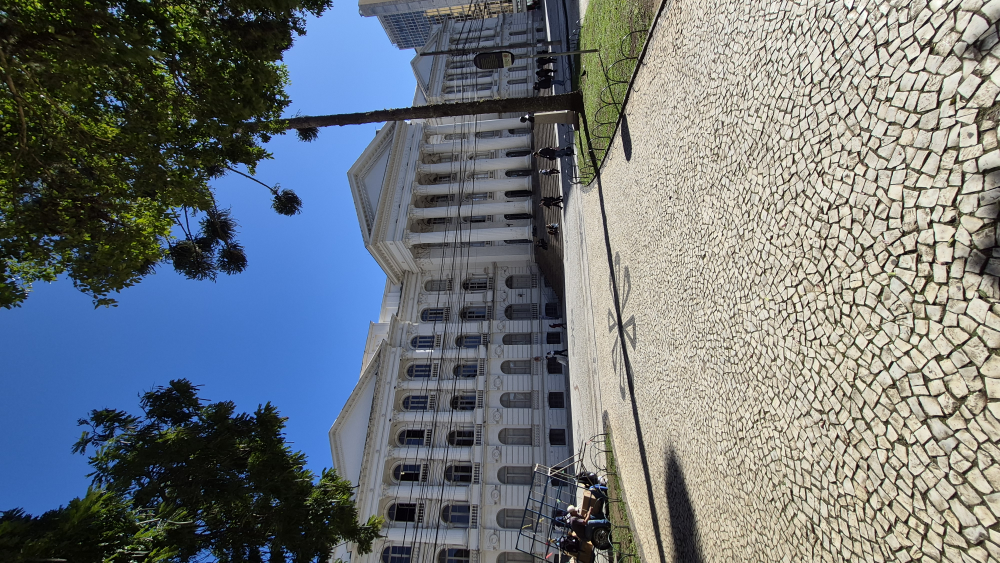
#> input picture img/0.jpg, 4000 x 2252 px (shown at 1/4 size); its folder holds only this picture in this run
$ python classificador.py   (older library calls are emulated)
#> lines starting #> are read from the running program, lines starting #| are printed output that depends on the picture
import cv2
import os
import numpy as np
from sklearn.cluster import KMeans
from sklearn.preprocessing import StandardScaler

# PRE PROCESSAMENTO

diretorio_script = os.path.dirname(os.path.abspath(__file__))           #caminho atual
pasta_origem = os.path.join(diretorio_script, '../img')                 #pasta com as imagens originais
pasta_destino = os.path.join(diretorio_script, '../img_proc')           #pasta com as imagens normalizadas, escala de cinza e 512x512
pasta_resultados = os.path.join(diretorio_script, '../img_resultados')  # Nova pasta para saída

#se nao existir cria as pastas
if not os.path.exists(pasta_destino):
    os.makedirs(pasta_destino)
if not os.path.exists(pasta_resultados):
    os.makedirs(pasta_resultados)

#listas dos arquivos mantidos na memoria e dos nomes
imagens_prontas = []
nomes_arquivos = [] # Precisamos guardar a ordem dos nomes para salvar no final

#percorre os arquivos da entrada
for nome_arquivo in os.listdir(pasta_origem):
    caminho_completo = os.path.join(pasta_origem, nome_arquivo)
    imagem = cv2.imread(caminho_completo, cv2.IMREAD_GRAYSCALE) #abre eles em escala de cinza
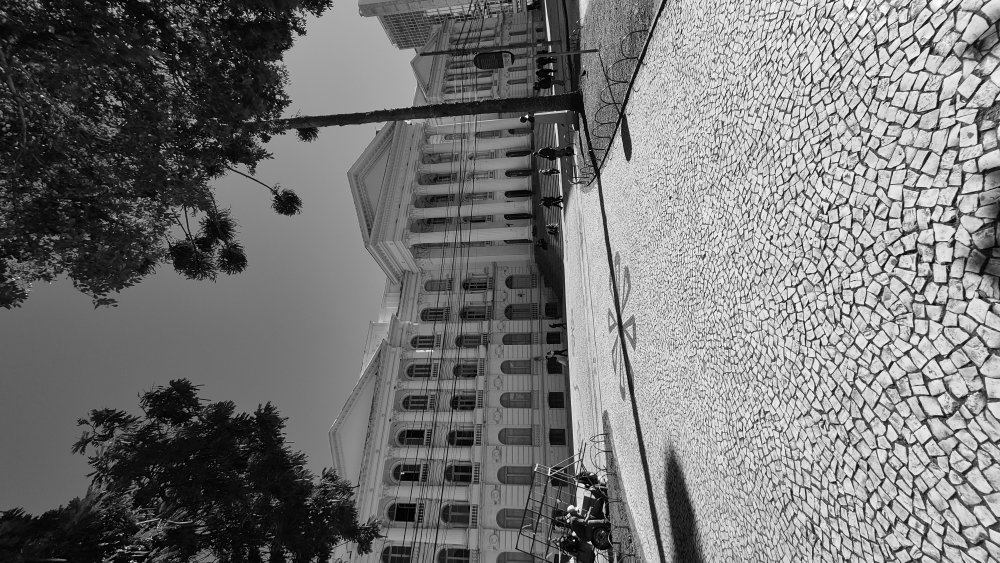
#> imagem: shape (2252, 4000) (shown at 1/4 size); min 0, max 255, mean 116.2

    if imagem is not None: #verifica se a imagem foi carregada
        imagem_padronizada = cv2.resize(imagem, (512, 512))         #redimensiona
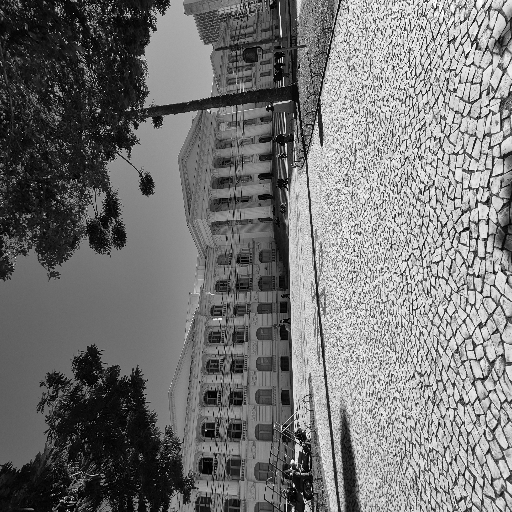
#> imagem_padronizada: shape (512, 512); min 0, max 255, mean 116.2
        caminho_saida = os.path.join(pasta_destino, nome_arquivo)   #caminho da saida
        cv2.imwrite(caminho_saida, imagem_padronizada)              #escreve a imagem

        imagens_prontas.append(imagem_padronizada)                  #append na lista mantida na memoria
        nomes_arquivos.append(nome_arquivo)                         #append do nome associado a imagem no indice

print(f"Pré-processamento: {len(imagens_prontas)} imagens carregadas na memória.")
#| Pré-processamento: 1 imagens carregadas na memória.


if len(imagens_prontas) == 0:
    print("ERRO: Nenhuma imagem processada.")
    exit()


# DEFINE DOS KERNELS
kernel_h = np.array([[-1, -2, -1], [ 0,  0,  0], [ 1,  2,  1]])
kernel_v = np.array([[-1,  0,  1], [-2,  0,  2], [-1,  0,  1]])
kernel_45 = np.array([[ 0,  1,  2], [-1,  0,  1], [-2, -1,  0]])
kernel_135 = np.array([[-2, -1,  0], [-1,  0,  1], [ 0,  1,  2]])
kernel_c = np.array([[-1, -1, -1], [-1,  8, -1], [-1, -1, -1]])

def aplicar_filtros(imagem):
    return {
        'h': np.abs(cv2.filter2D(imagem, cv2.CV_64F, kernel_h)),
        'v': np.abs(cv2.filter2D(imagem, cv2.CV_64F, kernel_v)),
        '45': np.abs(cv2.filter2D(imagem, cv2.CV_64F, kernel_45)),
        '135': np.abs(cv2.filter2D(imagem, cv2.CV_64F, kernel_135)),
        'c': np.abs(cv2.filter2D(imagem, cv2.CV_64F, kernel_c))
    }

# EXTRACAO DE CARACTERISTICAS

#vetores de caracteristicas das imagens
lista_com_todos_os_vetores = []

print("Iniciando extracao de caracteristicas...")
for idx, escala_1 in enumerate(imagens_prontas):

    #Passa a gaussiana nas imagens e cria as escalas reduzidas
    #Ja temos em 512x512, reduz pela metade cada dimensao e cria em 256x256 e 128x128
    borrada_1 = cv2.GaussianBlur(escala_1, (5, 5), 0)
    escala_2 = cv2.resize(borrada_1, (256, 256))
    borrada_2 = cv2.GaussianBlur(escala_2, (5, 5), 0)
    escala_3 = cv2.resize(borrada_2, (128, 128))

    # Aplica filtros nas 3 escalas
    filtros_e1 = aplicar_filtros(escala_1)
    filtros_e2 = aplicar_filtros(escala_2)
    filtros_e3 = aplicar_filtros(escala_3)

    # Laço de recortes
    for y in range(0, 512, 32):
        for x in range(0, 512, 32):

            # PARA CADA ESCALA TEM UMA JANELA DIFERENTE
            # Aplica os kernels e as outras metricas na janela atual da imagem
            # np.mean(j1) tira a media da janela
            # np.std(j1) tira o desvio padrao
            # np.max(j1) - np.min(j1) tira a amplitude dos valores
            # os demais sao os kernels, horizontal, vertical, circular, 45 e 135graus

            # Escala 1 (32x32)
            l1=32
            j1 = escala_1[y:y+l1, x:x+l1]
            v1 = [np.mean(j1), np.std(j1), np.max(j1) - np.min(j1),
                  np.mean(filtros_e1['h'][y:y+l1, x:x+l1]), np.mean(filtros_e1['v'][y:y+l1, x:x+l1]),
                  np.mean(filtros_e1['45'][y:y+l1, x:x+l1]), np.mean(filtros_e1['135'][y:y+l1, x:x+l1]),
                  np.mean(filtros_e1['c'][y:y+l1, x:x+l1])]

            # Escala 2 (16x16)
            l2=16
            y2, x2 = y // 2, x // 2
            j2 = escala_2[y2:y2+l2, x2:x2+l2]
            v2 = [np.mean(j2), np.std(j2), np.max(j2) - np.min(j2),
                  np.mean(filtros_e2['h'][y2:y2+l2, x2:x2+l2]), np.mean(filtros_e2['v'][y2:y2+l2, x2:x2+l2]),
                  np.mean(filtros_e2['45'][y2:y2+l2, x2:x2+l2]), np.mean(filtros_e2['135'][y2:y2+l2, x2:x2+l2]),
                  np.mean(filtros_e2['c'][y2:y2+l2, x2:x2+l2])]

            # Escala 3 (8x8)
            l3=8
            y3, x3 = y // 4, x // 4
            j3 = escala_3[y3:y3+l3, x3:x3+l3]
            v3 = [np.mean(j3), np.std(j3), np.max(j3) - np.min(j3),
                  np.mean(filtros_e3['h'][y3:y3+l3, x3:x3+l3]), np.mean(filtros_e3['v'][y3:y3+l3, x3:x3+l3]),
                  np.mean(filtros_e3['45'][y3:y3+l3, x3:x3+l3]), np.mean(filtros_e3['135'][y3:y3+l3, x3:x3+l3]),
                  np.mean(filtros_e3['c'][y3:y3+l3, x3:x3+l3])]

            # Agrupa os valores no vetor
            lista_com_todos_os_vetores.append(v1 + v2 + v3)
#> this loop made 1 pass
#> pass 1, `borrada_2 = cv2.GaussianBlur(escala_2, (5, 5), 0)`:
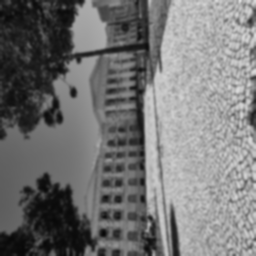
#> borrada_2: shape (256, 256); min 7, max 220, mean 116.3
#> after the loop:
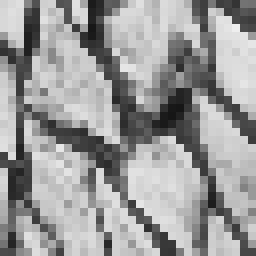
#> j1: shape (32, 32) (shown 8 times larger); min 22, max 238, mean 154.9
#> after the loop, lista_com_todos_os_vetores = 256 items

# AGRUPAMENTO K-MEANS
print(f"Treinando K-Means com {len(lista_com_todos_os_vetores)} vetores...")
#> (printed output is left out)
matriz_vetores = np.array(lista_com_todos_os_vetores) #Como o kmeans recebe uma matriz, colocamos os vetores numa matriz

# Aplica normalização global (média 0, desvio padrão 1)
padronizador = StandardScaler()
matriz_normalizada = padronizador.fit_transform(matriz_vetores)
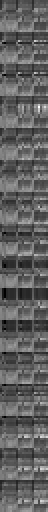
#> matriz_normalizada: shape (256, 24) float64 (shown 2 times larger); min -3.09, max 5.02, mean -4.63e-18; drawn with min black and max white

#Parametros do algoritmo de clustering, que vai fazer o agrupamento dos vetores de caracteristicas
kmeans = KMeans(n_clusters=6, random_state=42)
kmeans.fit(matriz_normalizada)
grupos_globais = kmeans.labels_


# Grupo de cores com varias cores para testar varios numeros de K do kmeans
cores_dos_grupos = [
    (0, 0, 255),      # 0: Vermelho
    (0, 255, 0),      # 1: Verde
    (255, 0, 0),      # 2: Azul
    (0, 255, 255),    # 3: Amarelo
    (255, 0, 255),    # 4: Magenta
    (255, 255, 0),    # 5: Ciano
    (0, 165, 255),    # 6: Laranja
    (255, 255, 255),  # 7: Branco
    (128, 0, 128),    # 8: Púrpura Escuro
    (0, 100, 0),      # 9: Verde Escuro
    (147, 20, 255),   # 10: Rosa Forte (Deep Pink)
    (0, 215, 255),    # 11: Dourado (Gold)
    (30, 105, 210),   # 12: Marrom (Chocolate)
    (211, 0, 148),    # 13: Violeta (Dark Violet)
    (113, 204, 46),   # 14: Verde Folha (Sea Green)
    (130, 0, 75)      # 15: Índigo Escuro
]

indice_global = 0
print("Pintando imagens...")

# Itera novamente sobre as imagens originais para desenhar
for idx, escala_1 in enumerate(imagens_prontas):
    imagem_colorida = cv2.cvtColor(escala_1, cv2.COLOR_GRAY2BGR)
    camada_pintura = imagem_colorida.copy()

    for y in range(0, 512, 32):
        for x in range(0, 512, 32):
            cor = cores_dos_grupos[grupos_globais[indice_global]]
            cv2.rectangle(camada_pintura, (x, y), (x+32, y+32), cor, -1)
            indice_global += 1

    # Aplica transparencia
    resultado_final = cv2.addWeighted(camada_pintura, 0.4, imagem_colorida, 0.6, 0)

    # Salva no disco
    nome_arquivo_saida = nomes_arquivos[idx]
    caminho_final = os.path.join(pasta_resultados, f"kmeans_{nome_arquivo_saida}")
    cv2.imwrite(caminho_final, resultado_final)
#> this loop made 1 pass
#> nome_arquivo_saida on pass 1: '0.jpg'
#> pass 1, `resultado_final = cv2.addWeighted(camada_pintura, 0.4, imagem_colorida..`:
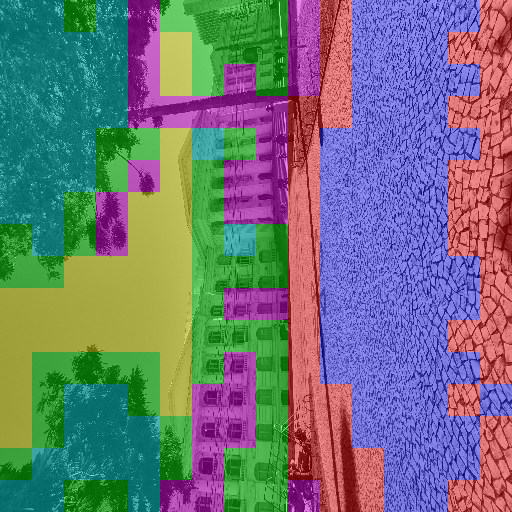
#> resultado_final: shape (512, 512, 3); mean B, G, R 122.3, 116.3, 111.5
#> after the loop:
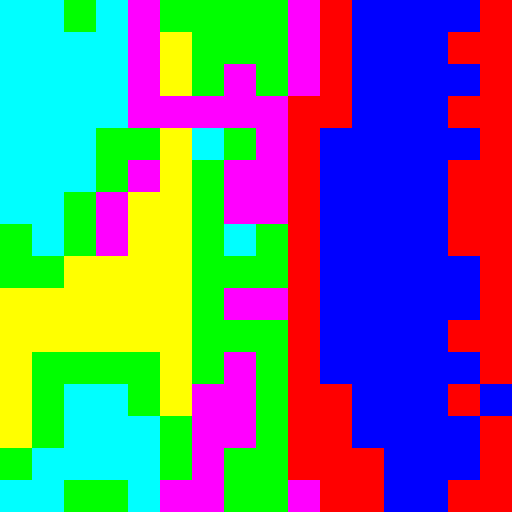
#> camada_pintura: shape (512, 512, 3); mean B, G, R 131.5, 116.5, 104.6
#> after the loop, indice_global = 256

print("Processamento em lote concluído com sucesso.")

$ run again, on img/11.jpeg
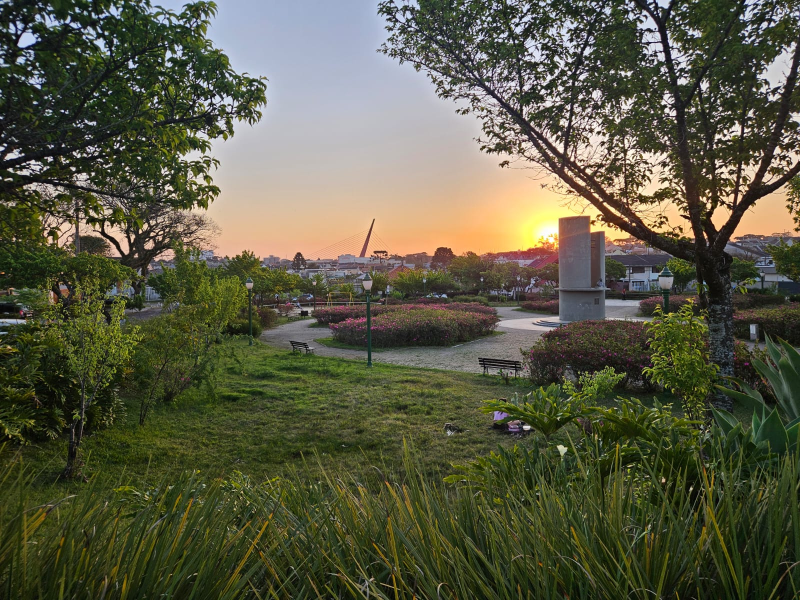
#> input picture img/11.jpeg, 1600 x 1200 px (shown at 1/2 size)
#| Pré-processamento: 1 imagens carregadas na memória.
#> the loop `for idx, escala_1 in enumerate(imagens_prontas):` made 1 pass
#> after the loop `for idx, escala_1 in enumerate(imagens_prontas):`: lista_com_todos_os_vetores = 256 items
#> (printed output is left out)
#> the loop `for idx, escala_1 in enumerate(imagens_prontas):` made 1 pass
#> nome_arquivo_saida on pass 1: '11.jpeg'
#> pass 1, `resultado_final = cv2.addWeighted(camada_pintura, 0.4, imagem_colorida..`:
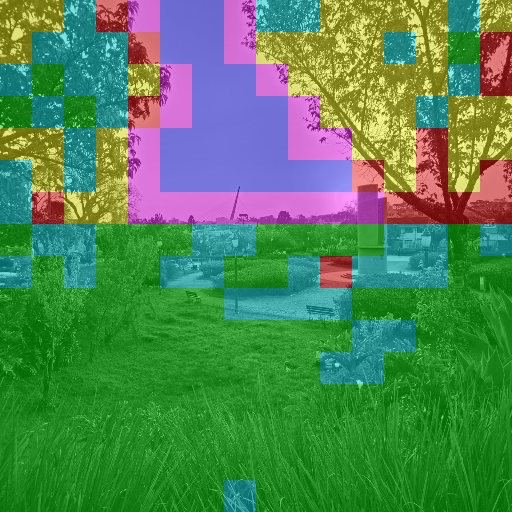
#> resultado_final: shape (512, 512, 3); mean B, G, R 84.6, 133.2, 80.6
#> after the loop `for idx, escala_1 in enumerate(imagens_prontas):`:
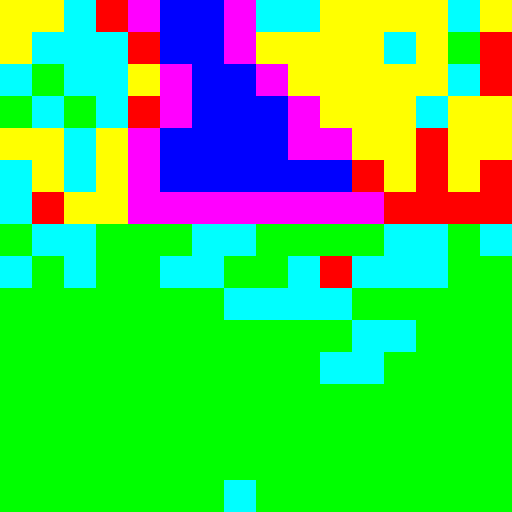
#> camada_pintura: shape (512, 512, 3); mean B, G, R 80.7, 202.2, 70.7
#> after the loop `for idx, escala_1 in enumerate(imagens_prontas):`: indice_global = 256

$ run again, on img/12.jpeg
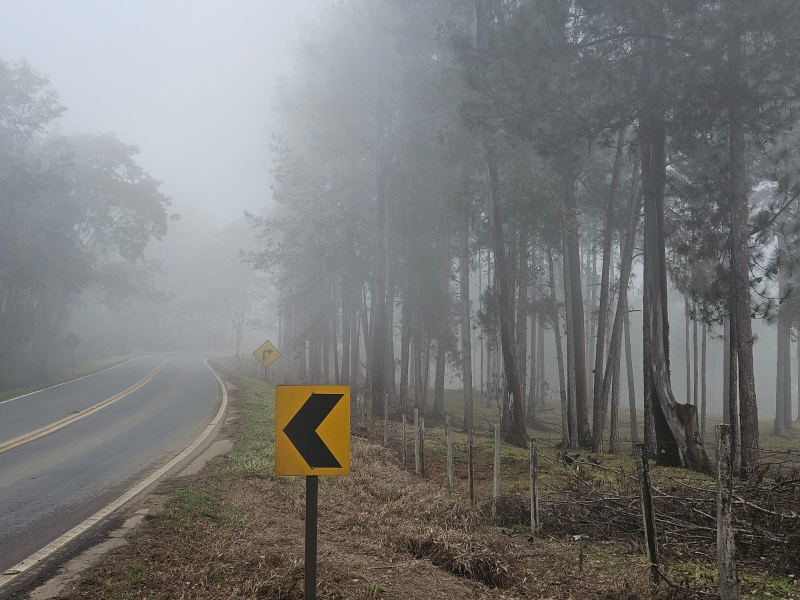
#> input picture img/12.jpeg, 1600 x 1200 px (shown at 1/2 size)
#| Pré-processamento: 1 imagens carregadas na memória.
#> the loop `for idx, escala_1 in enumerate(imagens_prontas):` made 1 pass
#> after the loop `for idx, escala_1 in enumerate(imagens_prontas):`: lista_com_todos_os_vetores = 256 items
#> (printed output is left out)
#> the loop `for idx, escala_1 in enumerate(imagens_prontas):` made 1 pass
#> nome_arquivo_saida on pass 1: '12.jpeg'
#> pass 1, `resultado_final = cv2.addWeighted(camada_pintura, 0.4, imagem_colorida..`:
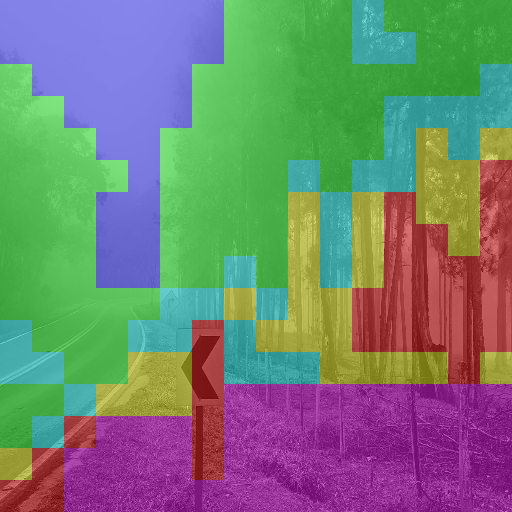
#> resultado_final: shape (512, 512, 3); mean B, G, R 116, 129.9, 114.8
#> after the loop `for idx, escala_1 in enumerate(imagens_prontas):`:
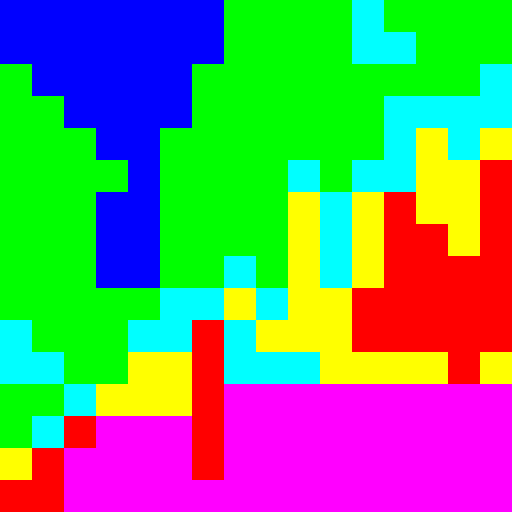
#> camada_pintura: shape (512, 512, 3); mean B, G, R 110.6, 145.4, 107.6
#> after the loop `for idx, escala_1 in enumerate(imagens_prontas):`: indice_global = 256

$ run again, on img/13.jpeg
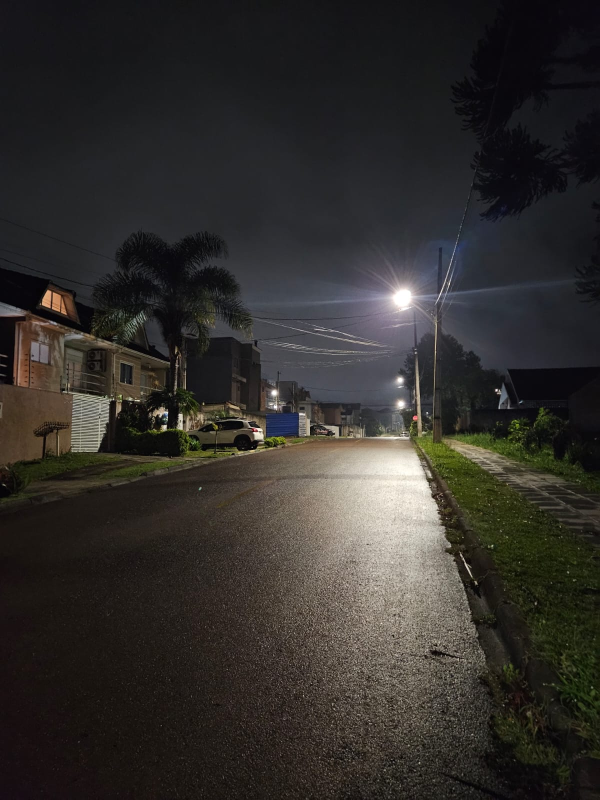
#> input picture img/13.jpeg, 1200 x 1600 px (shown at 1/2 size)
#| Pré-processamento: 1 imagens carregadas na memória.
#> the loop `for idx, escala_1 in enumerate(imagens_prontas):` made 1 pass
#> after the loop `for idx, escala_1 in enumerate(imagens_prontas):`: lista_com_todos_os_vetores = 256 items
#> (printed output is left out)
#> the loop `for idx, escala_1 in enumerate(imagens_prontas):` made 1 pass
#> nome_arquivo_saida on pass 1: '13.jpeg'
#> after the loop `for idx, escala_1 in enumerate(imagens_prontas):`:
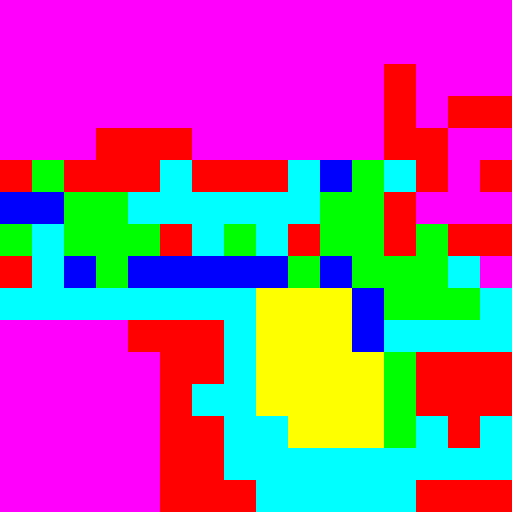
#> camada_pintura: shape (512, 512, 3); mean B, G, R 165.4, 90.6, 169.3
#> after the loop `for idx, escala_1 in enumerate(imagens_prontas):`: indice_global = 256
